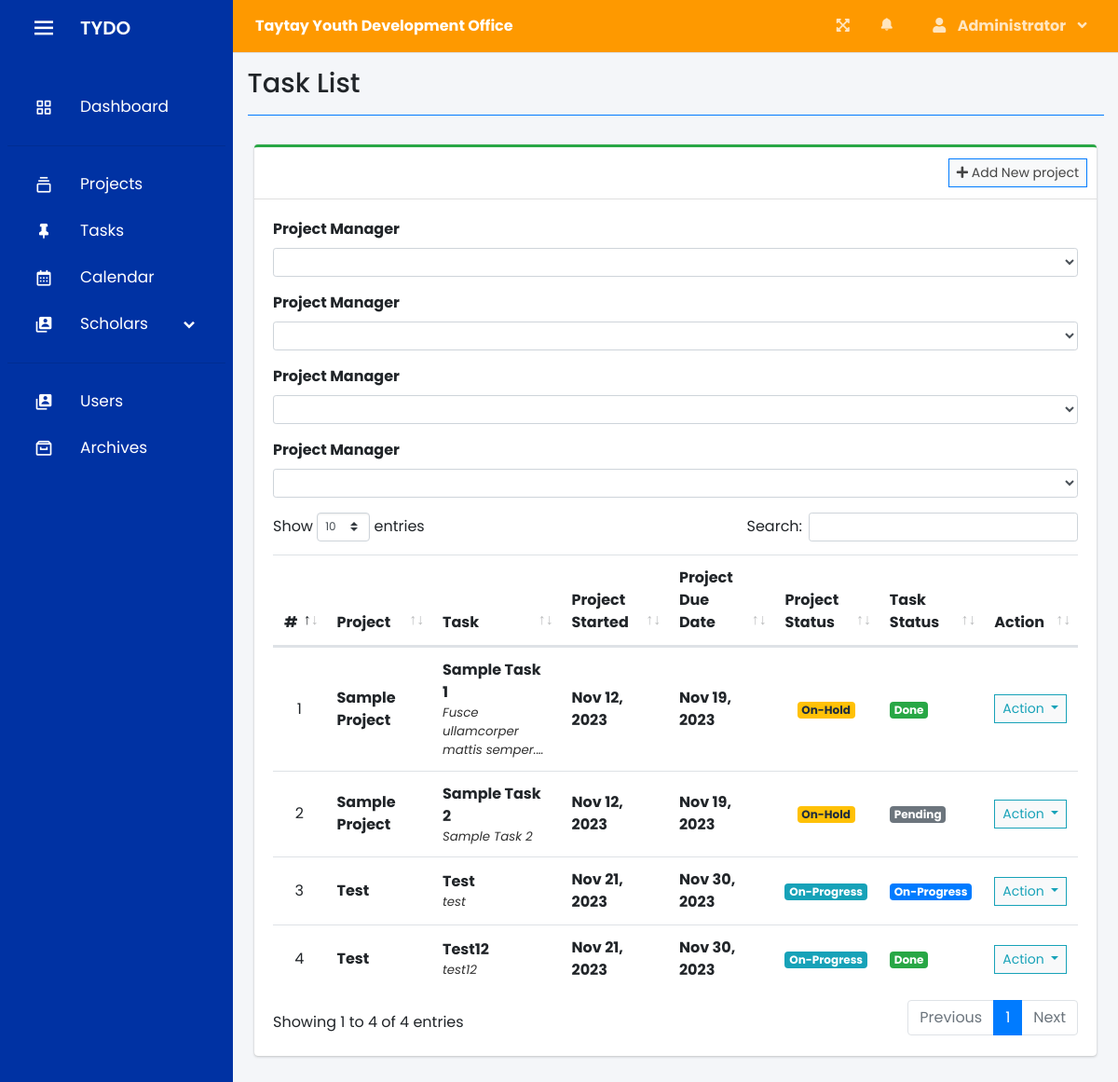
The app's page /index.php?page=task_list (signed in) with its own data.
### tables this page shows
CREATE TABLE `task_list` (
  `id` int(30) NOT NULL,
  `project_id` int(30) NOT NULL,
  `task` varchar(200) NOT NULL,
  `description` text NOT NULL,
  `status` tinyint(4) NOT NULL,
  `date_created` datetime NOT NULL DEFAULT current_timestamp()
);

CREATE TABLE `project_list` (
  `id` int(30) NOT NULL,
  `name` varchar(200) NOT NULL,
  `description` text NOT NULL,
  `status` tinyint(2) NOT NULL,
  `start_date` date NOT NULL,
  `end_date` date NOT NULL,
  `manager_id` int(30) NOT NULL,
  `user_ids` text NOT NULL,
  `date_created` datetime NOT NULL DEFAULT current_timestamp()
);

### task_list.php (the view, shortened to what this page needs)
<?php include'db_connect.php' ?>
<div class="col-lg-12">
	<div class="card card-outline card-success">
		<div class="card-header">
			<div class="card-tools">
				<a class="btn btn-block btn-sm btn-default btn-flat border-primary" href="./index.php?page=new_project"><i class="fa fa-plus"></i> Add New project</a>
			</div>
		</div>
		<div class="card-body">
			<table class="table tabe-hover table-condensed" id="list">
				<colgroup>
					<col width="5%">
					<col width="15%">
					<col width="20%">
					<col width="15%">
					<col width="15%">
					<col width="10%">
					<col width="10%">
					<col width="10%">
				</colgroup>
				<thead>
					<tr>
						<th class="text-center">#</th>
						<th>Project</th>
						<th>Task</th>
						<th>Project Started</th>
						<th>Project Due Date</th>
						<th>Project Status</th>
						<th>Task Status</th>
						<th>Action</th>
					</tr>
				</thead>
				<tbody>
					<?php
					$i = 1;
					$where = "";
					$stat = array("Pending","Started","On-Progress","On-Hold","Over Due","Done");
					$qry = $conn->query("SELECT t.*,p.name as pname,p.start_date,p.status as pstatus, p.end_date,p.id as pid FROM task_list t inner join project_list p on p.id = t.project_id $where order by p.name asc");
					while($row= $qry->fetch_assoc()):
						$trans = get_html_translation_table(HTML_ENTITIES,ENT_QUOTES);
						unset($trans["\""], $trans["<"], $trans[">"], $trans["<h2"]);
						$desc = strtr(html_entity_decode($row['description']),$trans);
						$desc=str_replace(array("<li>","</li>"), array("",", "), $desc);
		                $cprog = $conn->query("SELECT * FROM task_list where project_id = {$row['pid']} and status = 3")->num_rows;
		                $prod = $conn->query("SELECT * FROM user_productivity where project_id = {$row['pid']}")->num_rows;
		                if($row['pstatus'] == 0 && strtotime(date('Y-m-d')) >= strtotime($row['start_date'])):
		                if($prod  > 0  || $cprog > 0)
		                  $row['pstatus'] = 2;
		                else
		                  $row['pstatus'] = 1;
		                elseif($row['pstatus'] == 0 && strtotime(date('Y-m-d')) > strtotime($row['end_date'])):
		                $row['pstatus'] = 4;
		                endif;
					?>
					<tr>
						<td class="text-center"><?php echo $i++ ?></td>
						<td>
							<p><b><?php echo ucwords($row['pname']) ?></b></p>
						</td>
						<td>
							<p><b><?php echo ucwords($row['task']) ?></b></p>
							<p class="truncate"><?php echo strip_tags($desc) ?></p>
						</td>
						<td><b><?php echo date("M d, Y",strtotime($row['start_date'])) ?></b></td>
						<td><b><?php echo date("M d, Y",strtotime($row['end_date'])) ?></b></td>
						<td class="text-center">
							<?php
							  if($stat[$row['pstatus']] =='Pending'){
							  	echo "<span class='badge badge-secondary'>{$stat[$row['pstatus']]}</span>";
							  }elseif($stat[$row['pstatus']] =='Started'){
							  	echo "<span class='badge badge-primary'>{$stat[$row['pstatus']]}</span>";
							  }elseif($stat[$row['pstatus']] =='On-Progress'){
							  	echo "<span class='badge badge-info'>{$stat[$row['pstatus']]}</span>";
							  }elseif($stat[$row['pstatus']] =='On-Hold'){
							  	echo "<span class='badge badge-warning'>{$stat[$row['pstatus']]}</span>";
							  }elseif($stat[$row['pstatus']] =='Over Due'){
							  	echo "<span class='badge badge-danger'>{$stat[$row['pstatus']]}</span>";
							  }elseif($stat[$row['pstatus']] =='Done'){
							  	echo "<span class='badge badge-success'>{$stat[$row['pstatus']]}</span>";
							  }
							?>
						</td>
						<td>
                        	<?php
                        	if($row['status'] == 1){
						  		echo "<span class='badge badge-secondary'>Pending</span>";
                        	}elseif($row['status'] == 2){
						  		echo "<span class='badge badge-primary'>On-Progress</span>";
                        	}elseif($row['status'] == 3){
						  		echo "<span class='badge badge-success'>Done</span>";
                        	}
                        	?>
                        </td>
						<div class="form-group">
              <label for="" class="control-label">Project Manager</label>
              <select class="form-control form-control-sm select2" name="manager_id">
              	<option></option>
              	<?php
              	$managers = $conn->query("SELECT *,concat(firstname,' ',lastname) as name FROM users where type = 2 order by concat(firstname,' ',lastname) asc ");
              	while($row= $managers->fetch_assoc()):
              	?>
              	<option value="<?php echo $row['id'] ?>" <?php echo isset($manager_id) && $manager_id == $row['id'] ? "selected" : '' ?>><?php echo ucwords($row['name']) ?></option>
              	<?php endwhile; ?>
              </select>
            </div>
						<td class="text-center">
							<button type="button" class="btn btn-default btn-sm btn-flat border-info wave-effect text-info dropdown-toggle" data-toggle="dropdown" aria-expanded="true">
		                      Action
		                    </button>
						</td>
					</tr>
				<?php endwhile; ?>
				</tbody>
			</table>
		</div>
	</div>
</div>

### sidebar.css (style rules this page uses)
* { margin: 0; padding: 0; box-sizing: border-box; font-family: 'Poppins', sans-serif; }
a { text-decoration: none; }

### task_list.php (style rules this page uses)
table p { margin: unset !important; }
table td { vertical-align: middle !important }

### records on screen
task_list: project_list.name "Sample Project", task "Sample Task 1", description "Fusce ullamcorper mattis…", project_list.start_date "Nov 12, 2023", project_list.end_date "Nov 19, 2023", project_list.status "On-Hold", status "Done"
task_list: project_list.name "Sample Project", task "Sample Task 2", description "Sample Task 2", project_list.start_date "Nov 12, 2023", project_list.end_date "Nov 19, 2023", project_list.status "On-Hold", status "Pending"
task_list: project_list.name "Test", task "Test", description "test", project_list.start_date "Nov 21, 2023", project_list.end_date "Nov 30, 2023", status "On-Progress"
task_list: project_list.name "Test", task "Test12", description "test12", project_list.start_date "Nov 21, 2023", project_list.end_date "Nov 30, 2023", pstatus "On-Progress", status "Done"

### other values on screen
$_SESSION['login_firstname'] "Administrator"
$title "Task List"
